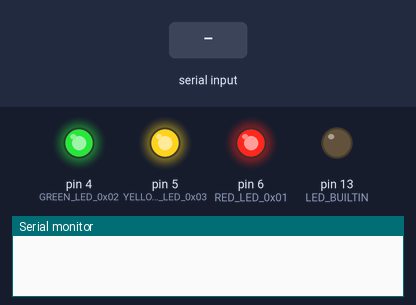
This sketch was run on a simulated Arduino Uno, built with avr-gcc and run on an emulated ATmega328P. Parts: output pins drawn as LEDs (lit = HIGH), the last lines printed to the serial monitor. The test bench sets the inputs (shaded band).

Above: at 1.2 s.
1.3 s: byte 6 (0x06) received over Serial
At 2.5 s:
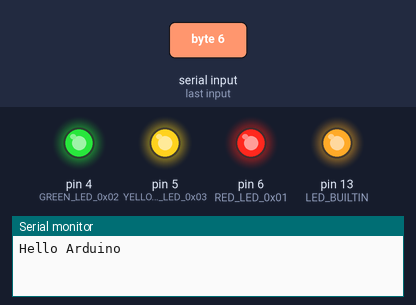
2.8 s: byte 1 (0x01) received over Serial
At 3.6 s:
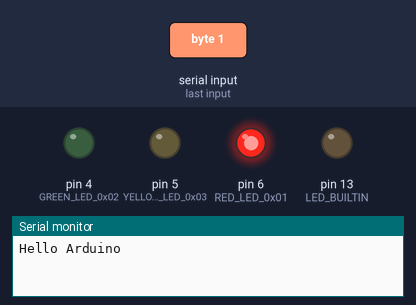
4.3 s: byte 2 (0x02) received over Serial
At 4.8 s:
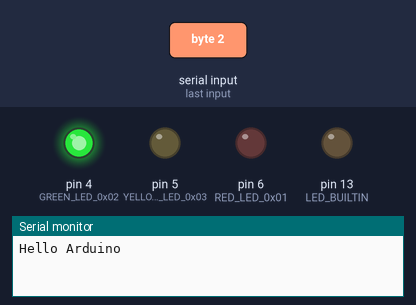
5.8 s: byte 3 (0x03) received over Serial
At 7.0 s:
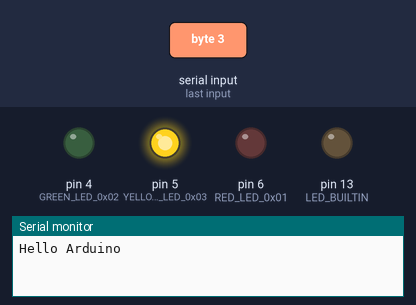
7.3 s: byte 5 (0x05) received over Serial
At 8.3 s:
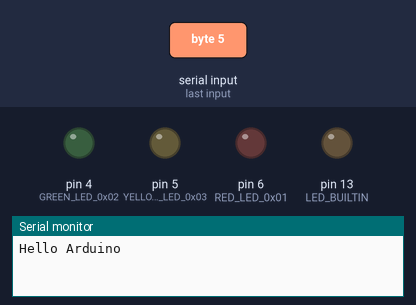
8.8 s: byte 6 (0x06) received over Serial
At 9.4 s:
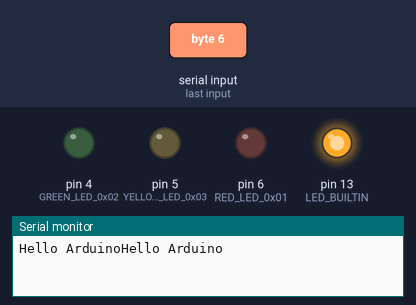
Timing chart, 0 to 11.3 s (numbered marks = the images above; inputs shaded):
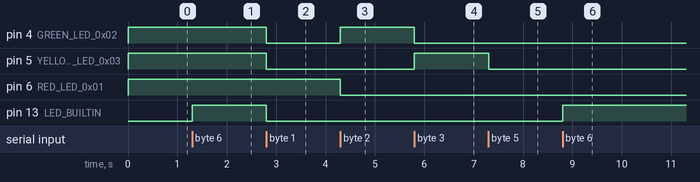

Measured:
- after the input at 1.3 s, pin 13 (LED_BUILTIN): LOW → HIGH at once
- after the input at 2.8 s, pin 4 (GREEN_LED_0x02), pin 5 (YELLOW_LED_0x03), pin 13 (LED_BUILTIN): HIGH → LOW at once
- after the input at 4.3 s, pin 4 (GREEN_LED_0x02): LOW → HIGH at once; pin 6 (RED_LED_0x01): HIGH → LOW at once
- after the input at 5.8 s, pin 4 (GREEN_LED_0x02): HIGH → LOW at once; pin 5 (YELLOW_LED_0x03): LOW → HIGH at once
- after the input at 7.3 s, pin 5 (YELLOW_LED_0x03): HIGH → LOW at once
- after the input at 8.8 s, pin 13 (LED_BUILTIN): LOW → HIGH at once

The sketch:

traffic_lights.ino
```cpp
int incomingByte = 0;
boolean green = true;
boolean red = true;
boolean yellow = true;
char test[15]="Hello Arduino";

void setup() {
  // put your setup code here, to run once:
  Serial.begin(9600);
  pinMode(LED_BUILTIN, OUTPUT);
  pinMode(4, OUTPUT);//GREEN LED 0x02
  pinMode(5, OUTPUT);//YELLOW LED 0x03
  pinMode(6, OUTPUT);//RED LED 0x01
}

void loop() {
  // put your main code here, to run repeatedly:

  if (Serial.available() > 0){
    digitalWrite(LED_BUILTIN, LOW);
    incomingByte = Serial.read();
    if (incomingByte == 0x01){
      green = false;
      red = true;
      yellow = false;
    }
    if (incomingByte == 0x02){
      green = true;
      red = false;
      yellow = false;
    }
    if (incomingByte == 0x03){
      green = false;
      red = false;
      yellow = true;
    }
    if (incomingByte == 0x04){
      green = true;
      red = true;
      yellow = true;
    }
    if (incomingByte == 0x05){
      green = false;
      red = false;
      yellow = false;
    }
    if (incomingByte == 0x06){
      digitalWrite(LED_BUILTIN, HIGH);
      Serial.print(test);
    }
  }
  if (green){
    digitalWrite(4, HIGH);
  } else {
    digitalWrite(4, LOW);
  }
  if (yellow){
    digitalWrite(5, HIGH);
  } else {
    digitalWrite(5, LOW);
  }
  if (red){
    digitalWrite(6, HIGH);
  } else {
    digitalWrite(6, LOW);
  }
}
```
